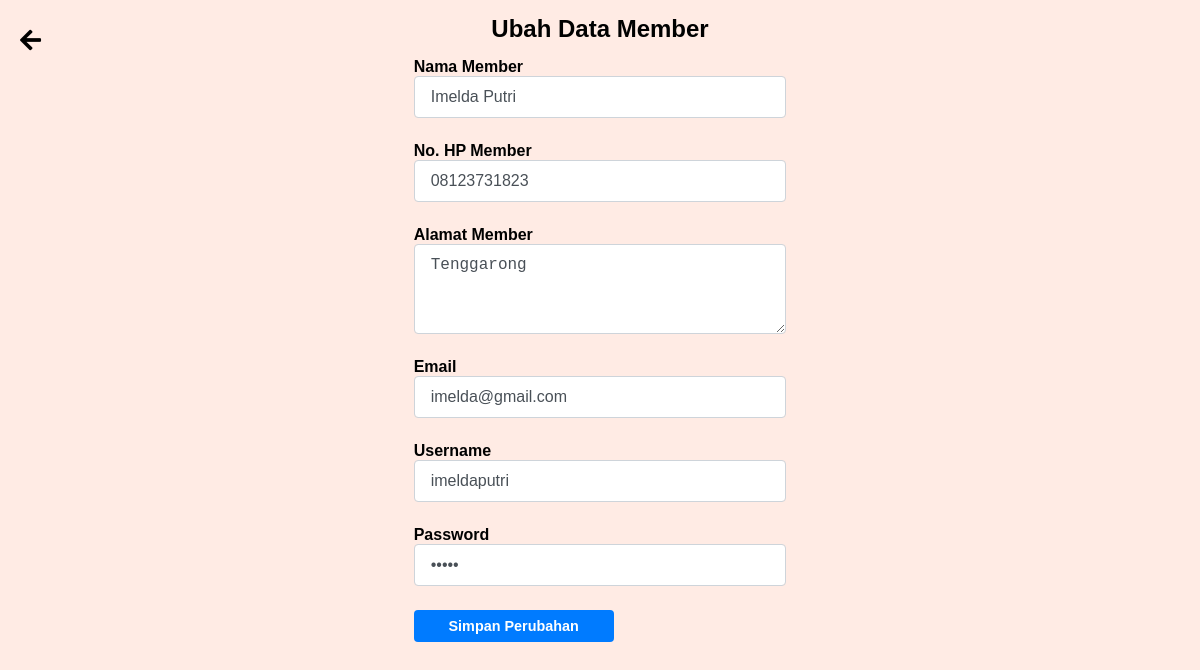
The app's page /admin/ubah_member.php?id=1 with its own data.
### tables this page shows
CREATE TABLE `member` (
  `id_member` int(11) NOT NULL,
  `nama_member` varchar(100) NOT NULL,
  `nohp_member` varchar(15) NOT NULL,
  `alamat_member` varchar(255) NOT NULL,
  `email` varchar(100) NOT NULL,
  `username` varchar(100) NOT NULL,
  `password` varchar(255) NOT NULL,
  `create_datetime` datetime NOT NULL
);

### admin/ubah_member.php (the view, shortened to what this page needs)
<?php
require "../db.php";
if (isset($_GET['id'])) {
    $id_member = $_GET['id'];
    $query = "SELECT * FROM member WHERE id_member = '$id_member'";
    $result = mysqli_query($conn, $query);
    if ($result) {
        $member = mysqli_fetch_assoc($result);
    } else {
        echo "Error: " . mysqli_error($conn);
    }
}
?>
<html>
<head>
    <link href="../assets/css/tambahproduk.css" rel="stylesheet">
    <link href="https://cdnjs.cloudflare.com/ajax/libs/font-awesome/5.15.4/css/all.min.css" rel="stylesheet">
</head>
<body>
<div class="container">
    <div class="back-button">
        <a href="member.php"><i class="fa fa-arrow-left"></i></a>
    </div>
    <div class="row title-container">
        <h2 class="text-center">Ubah Data Member</h2>
    </div>
    <div class="row justify-content-center">
        <div class="col-lg-9">
            <form method="post" enctype="multipart/form-data">
                <div class="form-group mt-2">
                    <label>Nama Member</label>
                    <input type="text" class="form-control" name="nama_member" value="<?php echo $member['nama_member']; ?>">
                </div>
                <div class="form-group mt-2">
                    <label>No. HP Member</label>
                    <input type="text" class="form-control" name="nohp_member" value="<?php echo $member['nohp_member']; ?>">
                </div>
                <div class="form-group mt-2">
                    <label>Alamat Member</label>
                    <textarea class="form-control" name="alamat_member" rows="3"><?php echo $member['alamat_member']; ?></textarea>
                </div>
                <div class="form-group mt-2">
                    <label>Email</label>
                    <input type="email" class="form-control" name="email" value="<?php echo $member['email']; ?>">
                </div>
                <div class="form-group mt-2">
                    <label>Username</label>
                    <input type="text" class="form-control" name="username" value="<?php echo $member['username']; ?>">
                </div>
                <div class="form-group mt-2">
                    <label>Password</label>
                    <input type="password" class="form-control" name="password" value="<?php echo $member['password']; ?>">
                </div>
                <button class="btn btn-primary" name="update">Simpan Perubahan</button>
            </form>
        </div>
    </div>
</div>
</body>
</html>

### assets/css/tambahproduk.css (style rules this page uses)
body { background-color: #ffebe4; font-family: Arial, sans-serif; margin: 0; padding: 0; }
h2 { text-align: center; padding: 15px; margin: 0; }
.container { display: flex; flex-direction: column; align-items: center; }
.title-container { position: relative; }
.form-group { width: 100%; max-width: 400px; margin-bottom: 1.5rem; }
.btn { width: 100%; max-width: 200px; padding: 0.5rem 2rem; font-size: 0.9rem; font-weight: bold; color: #fff; background-color: #007bff; border: none; border-radius: 0.25rem; cursor: pointer; }
.form-group label { font-weight: bold; }
.form-control { width: 100%; padding: 0.50rem 1rem; font-size: 1rem; line-height: 1.5; color: #495057; background-color: #fff; background-clip: padding-box; border: 1px solid #ced4da; border-radius: 0.25rem; transition: border-color 0.15s ease-in-out, box-shadow 0.15s ease-in-out; }
.back-button { position: absolute; left: 0; top: 5%; transform: translateY(-50%); margin-left: 20px; }
.back-button a { font-size: 24px; color: black; text-decoration: none; }

### records on screen
member: nama_member "Imelda Putri", nohp_member "08123731823", alamat_member "Tenggarong", email "imelda@gmail.com", username "imeldaputri"
